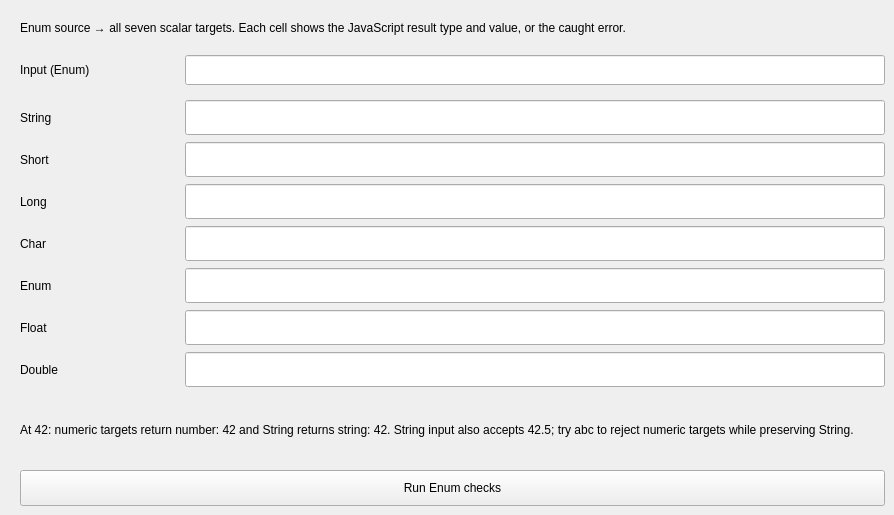
    <widget class="QWidget" name="EnumTab">
     <attribute name="title">
      <string>Enum</string>
     </attribute>
     <widget class="QLabel" name="EnumDescription">
      <property name="geometry">
       <rect>
        <x>20</x>
        <y>10</y>
        <width>865</width>
        <height>36</height>
       </rect>
      </property>
      <property name="text">
       <string>Enum source → all seven scalar targets. Each cell shows the JavaScript result type and value, or the caught error.</string>
      </property>
      <property name="wordWrap">
       <bool>true</bool>
      </property>
     </widget>
     <widget class="QLabel" name="EnumInputLabel">
      <property name="geometry">
       <rect>
        <x>20</x>
        <y>55</y>
        <width>160</width>
        <height>30</height>
       </rect>
      </property>
      <property name="text">
       <string>Input (Enum)</string>
      </property>
      <property name="wordWrap">
       <bool>true</bool>
      </property>
     </widget>
     <widget class="caTextEntry" name="EnumInput">
      <property name="geometry">
       <rect>
        <x>185</x>
        <y>55</y>
        <width>700</width>
        <height>30</height>
       </rect>
      </property>
      <property name="channel">
       <string>internal://conversionInputEnum</string>
      </property>
     </widget>
     <widget class="QLabel" name="EnumtoStringLabel">
      <property name="geometry">
       <rect>
        <x>20</x>
        <y>100</y>
        <width>160</width>
        <height>35</height>
       </rect>
      </property>
      <property name="text">
       <string>String</string>
      </property>
      <property name="wordWrap">
       <bool>true</bool>
      </property>
     </widget>
     <widget class="caLineEdit" name="EnumtoStringResult">
      <property name="geometry">
       <rect>
        <x>185</x>
        <y>100</y>
        <width>700</width>
        <height>35</height>
       </rect>
      </property>
      <property name="channel">
       <string>internal://conversionEnumtoString</string>
      </property>
     </widget>
     <widget class="QLabel" name="EnumtoShortLabel">
      <property name="geometry">
       <rect>
        <x>20</x>
        <y>142</y>
        <width>160</width>
        <height>35</height>
       </rect>
      </property>
      <property name="text">
       <string>Short</string>
      </property>
      <property name="wordWrap">
       <bool>true</bool>
      </property>
     </widget>
     <widget class="caLineEdit" name="EnumtoShortResult">
      <property name="geometry">
       <rect>
        <x>185</x>
        <y>142</y>
        <width>700</width>
        <height>35</height>
       </rect>
      </property>
      <property name="channel">
       <string>internal://conversionEnumtoShort</string>
      </property>
     </widget>
     <widget class="QLabel" name="EnumtoLongLabel">
      <property name="geometry">
       <rect>
        <x>20</x>
        <y>184</y>
        <width>160</width>
        <height>35</height>
       </rect>
      </property>
      <property name="text">
       <string>Long</string>
      </property>
      <property name="wordWrap">
       <bool>true</bool>
      </property>
     </widget>
     <widget class="caLineEdit" name="EnumtoLongResult">
      <property name="geometry">
       <rect>
        <x>185</x>
        <y>184</y>
        <width>700</width>
        <height>35</height>
       </rect>
      </property>
      <property name="channel">
       <string>internal://conversionEnumtoLong</string>
      </property>
     </widget>
     <widget class="QLabel" name="EnumtoCharLabel">
      <property name="geometry">
       <rect>
        <x>20</x>
        <y>226</y>
        <width>160</width>
        <height>35</height>
       </rect>
      </property>
      <property name="text">
       <string>Char</string>
      </property>
      <property name="wordWrap">
       <bool>true</bool>
      </property>
     </widget>
     <widget class="caLineEdit" name="EnumtoCharResult">
      <property name="geometry">
       <rect>
        <x>185</x>
        <y>226</y>
        <width>700</width>
        <height>35</height>
       </rect>
      </property>
      <property name="channel">
       <string>internal://conversionEnumtoChar</string>
      </property>
     </widget>
     <widget class="QLabel" name="EnumtoEnumLabel">
      <property name="geometry">
       <rect>
        <x>20</x>
        <y>268</y>
        <width>160</width>
        <height>35</height>
       </rect>
      </property>
      <property name="text">
       <string>Enum</string>
      </property>
      <property name="wordWrap">
       <bool>true</bool>
      </property>
     </widget>
     <widget class="caLineEdit" name="EnumtoEnumResult">
      <property name="geometry">
       <rect>
        <x>185</x>
        <y>268</y>
        <width>700</width>
        <height>35</height>
       </rect>
      </property>
      <property name="channel">
       <string>internal://conversionEnumtoEnum</string>
      </property>
     </widget>
     <widget class="QLabel" name="EnumtoFloatLabel">
      <property name="geometry">
       <rect>
        <x>20</x>
        <y>310</y>
        <width>160</width>
        <height>35</height>
       </rect>
      </property>
      <property name="text">
       <string>Float</string>
      </property>
      <property name="wordWrap">
       <bool>true</bool>
      </property>
     </widget>
     <widget class="caLineEdit" name="EnumtoFloatResult">
      <property name="geometry">
       <rect>
        <x>185</x>
        <y>310</y>
        <width>700</width>
        <height>35</height>
       </rect>
      </property>
      <property name="channel">
       <string>internal://conversionEnumtoFloat</string>
      </property>
     </widget>
     <widget class="QLabel" name="EnumtoDoubleLabel">
      <property name="geometry">
       <rect>
        <x>20</x>
        <y>352</y>
        <width>160</width>
        <height>35</height>
       </rect>
      </property>
      <property name="text">
       <string>Double</string>
      </property>
      <property name="wordWrap">
       <bool>true</bool>
      </property>
     </widget>
     <widget class="caLineEdit" name="EnumtoDoubleResult">
      <property name="geometry">
       <rect>
        <x>185</x>
        <y>352</y>
        <width>700</width>
        <height>35</height>
       </rect>
      </property>
      <property name="channel">
       <string>internal://conversionEnumtoDouble</string>
      </property>
     </widget>
     <widget class="QPushButton" name="EnumRun">
      <property name="geometry">
       <rect>
        <x>20</x>
        <y>470</y>
        <width>865</width>
        <height>36</height>
       </rect>
      </property>
      <property name="text">
       <string>Run Enum checks</string>
      </property>
     </widget>
     <widget class="QLabel" name="EnumHints">
      <property name="geometry">
       <rect>
        <x>20</x>
        <y>400</y>
        <width>865</width>
        <height>60</height>
       </rect>
      </property>
      <property name="text">
       <string>At 42: numeric targets return number: 42 and String returns string: 42. String input also accepts 42.5; try abc to reject numeric targets while preserving String.</string>
      </property>
      <property name="wordWrap">
       <bool>true</bool>
      </property>
     </widget>
    </widget>
